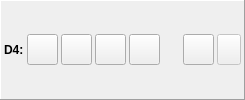
     <widget class="QFrame" name="horizontalFrame_4">
      <property name="sizePolicy">
       <sizepolicy hsizetype="Expanding" vsizetype="Fixed">
        <horstretch>0</horstretch>
        <verstretch>0</verstretch>
       </sizepolicy>
      </property>
      <property name="contextMenuPolicy">
       <enum>Qt::ActionsContextMenu</enum>
      </property>
      <property name="autoFillBackground">
       <bool>false</bool>
      </property>
      <property name="frameShape">
       <enum>QFrame::Panel</enum>
      </property>
      <property name="frameShadow">
       <enum>QFrame::Raised</enum>
      </property>
      <layout class="QHBoxLayout" name="horizontalLayout_4">
       <property name="spacing">
        <number>3</number>
       </property>
       <property name="margin">
        <number>3</number>
       </property>
       <item>
        <widget class="QLabel" name="label_10">
         <property name="sizePolicy">
          <sizepolicy hsizetype="Fixed" vsizetype="Fixed">
           <horstretch>0</horstretch>
           <verstretch>0</verstretch>
          </sizepolicy>
         </property>
         <property name="font">
          <font>
           <weight>75</weight>
           <bold>true</bold>
          </font>
         </property>
         <property name="text">
          <string>D4:</string>
         </property>
         <property name="margin">
          <number>5</number>
         </property>
        </widget>
       </item>
       <item>
        <widget class="QToolButton" name="buttonMountDisk_4">
         <property name="minimumSize">
          <size>
           <width>31</width>
           <height>31</height>
          </size>
         </property>
         <property name="maximumSize">
          <size>
           <width>31</width>
           <height>31</height>
          </size>
         </property>
        </widget>
       </item>
       <item>
        <widget class="QToolButton" name="buttonMountFolder_4">
         <property name="minimumSize">
          <size>
           <width>31</width>
           <height>31</height>
          </size>
         </property>
         <property name="maximumSize">
          <size>
           <width>31</width>
           <height>31</height>
          </size>
         </property>
        </widget>
       </item>
       <item>
        <widget class="QToolButton" name="buttonEject_4">
         <property name="minimumSize">
          <size>
           <width>31</width>
           <height>31</height>
          </size>
         </property>
         <property name="maximumSize">
          <size>
           <width>31</width>
           <height>31</height>
          </size>
         </property>
        </widget>
       </item>
       <item>
        <widget class="QToolButton" name="buttonEditDisk_4">
         <property name="minimumSize">
          <size>
           <width>31</width>
           <height>31</height>
          </size>
         </property>
         <property name="maximumSize">
          <size>
           <width>31</width>
           <height>31</height>
          </size>
         </property>
         <property name="checkable">
          <bool>false</bool>
         </property>
        </widget>
       </item>
       <item>
        <layout class="QVBoxLayout" name="verticalLayout_4">
         <property name="spacing">
          <number>0</number>
         </property>
         <property name="leftMargin">
          <number>5</number>
         </property>
         <property name="rightMargin">
          <number>5</number>
         </property>
         <item>
          <widget class="QLabel" name="labelFileName_4">
           <property name="sizePolicy">
            <sizepolicy hsizetype="Ignored" vsizetype="Fixed">
             <horstretch>0</horstretch>
             <verstretch>0</verstretch>
            </sizepolicy>
           </property>
           <property name="autoFillBackground">
            <bool>false</bool>
           </property>
           <property name="text">
            <string/>
           </property>
           <property name="textFormat">
            <enum>Qt::PlainText</enum>
           </property>
           <property name="wordWrap">
            <bool>false</bool>
           </property>
          </widget>
         </item>
         <item>
          <widget class="QLabel" name="labelImageProperties_4">
           <property name="sizePolicy">
            <sizepolicy hsizetype="Preferred" vsizetype="Fixed">
             <horstretch>0</horstretch>
             <verstretch>0</verstretch>
            </sizepolicy>
           </property>
           <property name="palette">
            <palette>
             <active>
              <colorrole role="WindowText">
               <brush brushstyle="SolidPattern">
                <color alpha="255">
                 <red>128</red>
                 <green>128</green>
                 <blue>128</blue>
                </color>
               </brush>
              </colorrole>
              <colorrole role="Mid">
               <brush brushstyle="SolidPattern">
                <color alpha="255">
                 <red>157</red>
                 <green>155</green>
                 <blue>144</blue>
                </color>
               </brush>
              </colorrole>
             </active>
             <inactive>
              <colorrole role="WindowText">
               <brush brushstyle="SolidPattern">
                <color alpha="255">
                 <red>128</red>
                 <green>128</green>
                 <blue>128</blue>
                </color>
               </brush>
              </colorrole>
              <colorrole role="Mid">
               <brush brushstyle="SolidPattern">
                <color alpha="255">
                 <red>157</red>
                 <green>155</green>
                 <blue>144</blue>
                </color>
               </brush>
              </colorrole>
             </inactive>
             <disabled>
              <colorrole role="WindowText">
               <brush brushstyle="SolidPattern">
                <color alpha="255">
                 <red>118</red>
                 <green>116</green>
                 <blue>108</blue>
                </color>
               </brush>
              </colorrole>
              <colorrole role="Mid">
               <brush brushstyle="SolidPattern">
                <color alpha="255">
                 <red>157</red>
                 <green>155</green>
                 <blue>144</blue>
                </color>
               </brush>
              </colorrole>
             </disabled>
            </palette>
           </property>
           <property name="textFormat">
            <enum>Qt::PlainText</enum>
           </property>
           <property name="alignment">
            <set>Qt::AlignRight|Qt::AlignTrailing|Qt::AlignVCenter</set>
           </property>
           <property name="wordWrap">
            <bool>false</bool>
           </property>
          </widget>
         </item>
        </layout>
       </item>
       <item>
        <widget class="QToolButton" name="buttonSave_4">
         <property name="minimumSize">
          <size>
           <width>31</width>
           <height>31</height>
          </size>
         </property>
         <property name="maximumSize">
          <size>
           <width>31</width>
           <height>31</height>
          </size>
         </property>
         <property name="checkable">
          <bool>true</bool>
         </property>
        </widget>
       </item>
       <item>
        <widget class="QToolButton" name="autoSave_4">
         <property name="enabled">
          <bool>false</bool>
         </property>
         <property name="maximumSize">
          <size>
           <width>31</width>
           <height>31</height>
          </size>
         </property>
         <property name="text">
          <string/>
         </property>
         <property name="checkable">
          <bool>false</bool>
         </property>
        </widget>
       </item>
      </layout>
     </widget>
